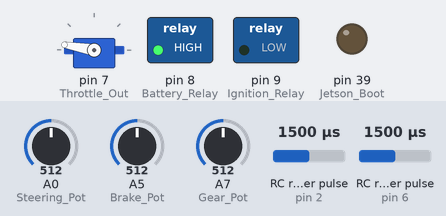
Bench run of a sketch on a simulated Arduino Mega 2560, built with avr-gcc and run on an emulated ATmega2560. Shown: servo, switched loads named in the sketch (green lamp = pin HIGH), output pins drawn as LEDs (lit = HIGH). Wiring (inferred from the names in the program): 2 × RC receiver channel: data pin 2 / data pin 6. The inputs (shaded band) are chosen by the test bench; at power-on: RC receiver pulse (sensors on pin 6, pin 2) 1500 µs, A0 (Steering_Pot) = 512, A5 (Brake_Pot) = 512, A7 (Gear_Pot) = 512.

Above: at 1.2 s.
1.3 s: RC receiver pulse (sensor on pin 6) set to 1020 µs
At 2.4 s:
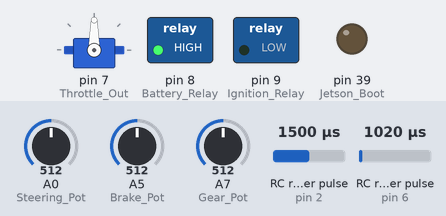
2.8 s: RC receiver pulse (sensor on pin 6) set to 1500 µs
At 8.8 s:
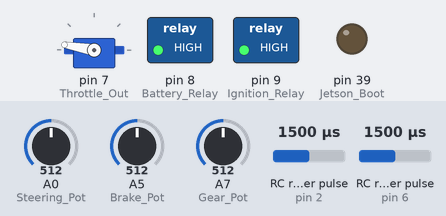
Timing chart, 0 to 10.3 s (numbered marks = the images above; inputs shaded):
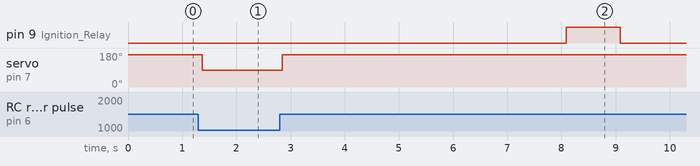

Measured:
- after the input at 1.3 s, servo on pin 7 (Throttle_Out): 170° → 90° after 0.07 s

The sketch:

main_car_mega.ino
```cpp
#include <Servo.h>

// states for state machine
#define PARK        0
#define START_CAR   1
#define NEUTRAL_RC  2
#define DRIVE_RC    3
#define DRIVE_AI    4
#define REVERSE_RC  5
#define STOP_CAR    6

// Arduino pins
#define RC_CH_2     6 // throttle/brake (left stick, y axis)
#define RC_CH_1     2 // steering (right stick, x axis)

#define Gear_Pot      A7
#define Steering_Pot  A0
#define Brake_Pot     A5

#define Ignition_Relay  9
#define Battery_Relay   8
#define Jetson_Boot     39
#define Throttle_Out    7
#define Brake_Dir_Out   34
#define Brake_PWM_Out   36
#define Gear_Dir_Out    52
#define Gear_PWM_Out    48
#define Steering_Out    4

// gear constants
#define GEAR_P 0
#define GEAR_R 1
#define GEAR_N 2
#define GEAR_D 3

#define GEAR_TOLERANCE  5

// brake constants
#define BRAKE_ZERO  0
#define BRAKE_MAX   180
#define BRAKE_TOLERANCE 5

// throttle constants
#define THROTTLE_ZERO     170
#define THROTTLE_LOW      160
#define THROTTLE_SENSIBLE 120
#define THROTTLE_MAX      90

// steering constants
#define STEER_HARD_LEFT     330
#define STEER_MIDDLE        630
#define STEER_HARD_RIGHT    1000
#define STEER_TOLERANCE     20

// misc constants
#define CRANK_TIME 1000

// init actuators
Servo throttleServo;

// init state machine
int state = PARK;

// misc vars
int gear_lever_state = GEAR_P;
int brake_state = BRAKE_ZERO;
int steering_state = STEER_MIDDLE;
int start_delay_counter = 0;

// RC vars
int rc_throttle = THROTTLE_ZERO;
int rc_brake = BRAKE_MAX;
int rc_gear = GEAR_P;
int rc_steering = STEER_MIDDLE;
int rc_stop = 0;

// jetson vars
int jetson_throttle = THROTTLE_ZERO;
int jetson_brake = BRAKE_MAX;
int jetson_gear = GEAR_P;
int jetson_steer = STEER_MIDDLE;
int jetson_stop = 0;

void setup()
{
    Serial.begin(9600);   // debug serial
    Serial1.begin(9600);  // Jetson serial
    Serial2.begin(38400); // Small RoboClaw serial (brake and gear shift)
    Serial3.begin(38400); // Large RoboClaw serial (steering)

    // set up pins
    pinMode(Ignition_Relay, OUTPUT);
    pinMode(Battery_Relay, OUTPUT);
    pinMode(Jetson_Boot, OUTPUT);
    pinMode(Brake_Pot, INPUT);
    pinMode(Gear_Pot, INPUT);
    pinMode(Steering_Pot, INPUT);

    // attach servos
    throttleServo.attach(Throttle_Out);

    // init actuators
    throttleServo.write(THROTTLE_ZERO);
    brake_state = BRAKE_ZERO;
    gear_lever_state = GEAR_P;
    steering_state = STEER_MIDDLE;

    // swtich car power on
    digitalWrite(Battery_Relay, HIGH);
}


void loop()
{
    // read throttle and brake (left stick) from RC receiver
    int ch_2_stick = pulseIn(RC_CH_2, HIGH, 25000);
    delay(5);
    int ch_2_PWM = RCToThrottle(ch_2_stick);

    // stick down, brakes on
    if (ch_2_PWM > 100)
    {
        rc_throttle = THROTTLE_ZERO;
        rc_brake = map(ch_2_PWM, 101, 255, 0, 1023);
    }
    // stick up, throttle on
    else if (ch_2_PWM < -100)
    {
        rc_throttle = map(ch_2_PWM, -100, -255, THROTTLE_ZERO, THROTTLE_MAX);
        rc_brake = BRAKE_ZERO;
    }
    // not braking or throttle
    else if (ch_2_PWM < 100 && ch_2_PWM > -100)
    {
        rc_throttle = THROTTLE_ZERO;
        rc_brake = BRAKE_ZERO;
    }

    // read steering (right stick) from RC receiver
    int ch_1_steering = pulseIn(RC_CH_1, HIGH, 25000);
    delay(5);
    rc_steering = RCToSteering(ch_1_steering);

//    Serial.print("steering: ");
//    Serial.print(ch_1_PWM);
//    Serial.print("\t");
//    Serial.println(ch_1_steering);


    // gear and brake loops select
    setGear(gear_lever_state);
    setBrake(brake_state);
    setSteering(steering_state);

    // listen for Jetson
    if (Serial1.read() == 0xFF)
    {
//        Serial.println("buffer");

        // wait for data
        while (!(Serial1.available() > 3)) Serial.println("wait");

        jetson_stop = Serial1.read();
        jetson_steer = Serial1.read();
        jetson_throttle = Serial1.read();
        jetson_brake = Serial1.read();
//
//        Serial.print(" stop: ");
//        Serial.print(jetson_stop);
//        Serial.print(" steer: ");
//        Serial.println(jetson_steer);
//        Serial.print(" jetson_throttle: ");
//        Serial.print(jetson_throttle);
//        Serial.print(" jetson_brake: ");
//        Serial.println(jetson_brake);
    }

    // main state machine
    switch(state)
    {
        case PARK:
        {
            // actuate brakes on, throttle as RC
            brake_state = rc_brake;
            throttleServo.write(rc_throttle);
            steering_state = rc_steering;

            // wait for 200 cycles then start the car
            start_delay_counter++;
            if (start_delay_counter > 200) state = START_CAR;

            break;
        }
        case START_CAR:
        {
            // brakes on, throttle off
            brake_state = BRAKE_MAX;
            throttleServo.write(THROTTLE_ZERO);
            steering_state = rc_steering;

            // start engine and put in gear
            startEngine();
            delay(1000);
            gear_lever_state = GEAR_D;

            // boot Jetson - consider whether these delays are safe - might need a counter to make it asynch
//            delay(500);
//            digitalWrite(Jetson_Boot, HIGH);
//            delay(500);
//            digitalWrite(Jetson_Boot, LOW);

            state = DRIVE_RC;
            break;
        }
        case DRIVE_RC:
        {
            // set/actuate all outputs
            brake_state = rc_brake;
            throttleServo.write(rc_throttle);
            steering_state = rc_steering;

            // if request AI transition
                // setBrakes(BRAKE_ZERO);
                // setThrottle(THROTTLE_ZERO);
                // setSteering(STEER_MIDDLE);
                // gear_lever_state = (GEAR_D);
                // state = DRIVE_AI;

            // if request stop car
                // set to stop state

            // if request reverse
                // set to reverse state
            break;
        }
        case DRIVE_AI:
        {
            // if stop command, switch off and go back to park mode
//            if (jetson_stop == 1)
//            {
//                state = STOP_CAR;
//                break;
//            }

//            // set/actuate all outputs
//            if (jetson_brake > 0) brake_state = BRAKE_MAX;
//            else brake_state = BRAKE_ZERO;
            brake_state = rc_brake;

//            if (jetson_throttle > 0) throttleServo.write(THROTTLE_LOW);
//            else throttleServo.write(THROTTLE_ZERO);
            throttleServo.write(rc_throttle);

//            steeringServo.write(jetson_steer);
            steering_state = jetson_steer;


            break;
        }
//        case NEUTRAL_RC:  // neutral state, currently unused
//        {
//            setBrake.write(rc_brake);
//            throttleServo.write(rc_throttle);
//
//            // if RC asks for DRIVE_RC
//                // setBrakes(BRAKE_ZERO);
//                // setThrottle(THROTTLE_ZERO);
//                // gear_lever_state = (GEAR_D);
//                // state = DRIVE_RC;
//
//            // if RC asks for DRIVE_AI
//                // setBrakes(BRAKE_ZERO);
//                // setThrottle(THROTTLE_ZERO);
//                // setSteering(STEER_MIDDLE);
//                // gear_lever_state = (GEAR_D);
//                // state = DRIVE_AI;
//            break;
//        }
//        case REVERSE_RC:  // reverse state, currently unused.
//        {
//            // put gear in reverse
//            brake_state = rc_brake;
//            throttleServo.write(rc_throttle);
//            steering_state = rc_steering;
//
//            // if request drive forward, put in DRIVE_RC state
//            break;
//        }
//        case STOP_CAR:
//        {
//            brake_state = BRAKE_MAX;
//
//            stopEngine();
//            delay(500);
//            gear_lever_state = PARK;
//
//            state = PARK;
//            break;
//        }
        default:
        {
            // included for safety, should not ever end up in this state
            // setBrakes(BRAKE_MAX);
            // setThrottle(THROTTLE_ZERO);
            break;
        }
    }

}

void startEngine()
{
    digitalWrite(Ignition_Relay, HIGH);
    delay(CRANK_TIME);
    digitalWrite(Ignition_Relay, LOW);
}

void stopEngine()
{
    digitalWrite(Battery_Relay, LOW);
    delay(1000);
    digitalWrite(Battery_Relay, HIGH);
}

void setBrake(int newpos)
{
    // RoboClaw Serial2 control, channel 2
    // 128 = full reverse
    // 192 = stop
    // 255 = full forward

    int oldpos = analogRead(Brake_Pot);

    if ( newpos <= (oldpos - BRAKE_TOLERANCE) )
    {
        // actuate brakes off
        Serial2.write(128);
    }
    else if ( newpos > (oldpos + BRAKE_TOLERANCE) )
    {
        // actuate brakes on
        Serial2.write(255);
    }
    else Serial2.write(192);  // else stop brake motor
}

void setGear(int gearState)
{
    // calibrate gear positions with the numbers below
    switch (gearState)
    {
        case GEAR_P:
            //Parking
            moveGearActuator(700);
            break;
        case GEAR_R:
            //Reverse
            moveGearActuator(555);
            break;
        case GEAR_N:
            //Neutral
            moveGearActuator(477);
            break;
        case GEAR_D:
            //Drive
            moveGearActuator(400);
        default:
            // statements
            return;
     }
}

void moveGearActuator(int newpos)
{
    // RoboClaw Serial2 control, channel 1
    // 1 = full reverse
    // 65 = stop
    // 127 = full forward

    int oldpos = analogRead(Gear_Pot);

    if ( newpos <= (oldpos - GEAR_TOLERANCE) )
    {
        // pull shifter back
        Serial2.write(1);
    }
    else if ( newpos > (oldpos + GEAR_TOLERANCE) )
    {
        // push shifter forward
        Serial2.write(127);
    }
    else Serial2.write(64);   // else stop shifter motor
}

void setSteering(int newpos)
{
    // RoboClaw Serial3 control, channel 2
    // 128 = full reverse
    // 192 = stop
    // 255 = full forward

    int oldpos = analogRead(Steering_Pot);
    int rate = abs(newpos - oldpos)/8;      // crude proportional steering rate control (makes it less twitchy)
    if ( rate > 63 ) rate = 63;             // then clamp value to max possible steering rate

    if ( newpos <= (oldpos - STEER_TOLERANCE) )
    {
        // steer right
        Serial3.write(192 + rate);
    }
    else if ( newpos > (oldpos + STEER_TOLERANCE) )
    {
        // steer left
        Serial3.write(192 - rate);
    }
    else Serial3.write(192);  // else stop steering motor

    Serial.println();
}

int RCToThrottle(int pulse)
{
    if ( pulse > 1000 ) {
      pulse = map(pulse, 1000, 2000, -500, 500);
      pulse = constrain(pulse, -255, 255);
    } else {
      pulse = 0;
    }

    // Anything in deadzone should stop the motor
    return pulse;
}

int RCToSteering(int pulse)
{
    if ( pulse > 1000 ) {
      pulse = map(pulse, 1110, 1930, STEER_HARD_LEFT, STEER_HARD_RIGHT);
    } else {
      pulse = 0;
    }

    // Anything in deadzone should stop the motor
    return pulse;
}

int parseJetson(String data, char separator, int index)
{
    int found = 0;
    int strIndex[] = { 0, -1 };
    int maxIndex = data.length() - 1;

    for (int i = 0; i <= maxIndex && found <= index; i++) {
        if (data.charAt(i) == separator || i == maxIndex) {
            found++;
            strIndex[0] = strIndex[1] + 1;
            strIndex[1] = (i == maxIndex) ? i+1 : i;
        }
    }
    String val_string = found > index ? data.substring(strIndex[0], strIndex[1]) : "";
    int val_integer = val_string.toInt();

    return val_integer;
}
```
